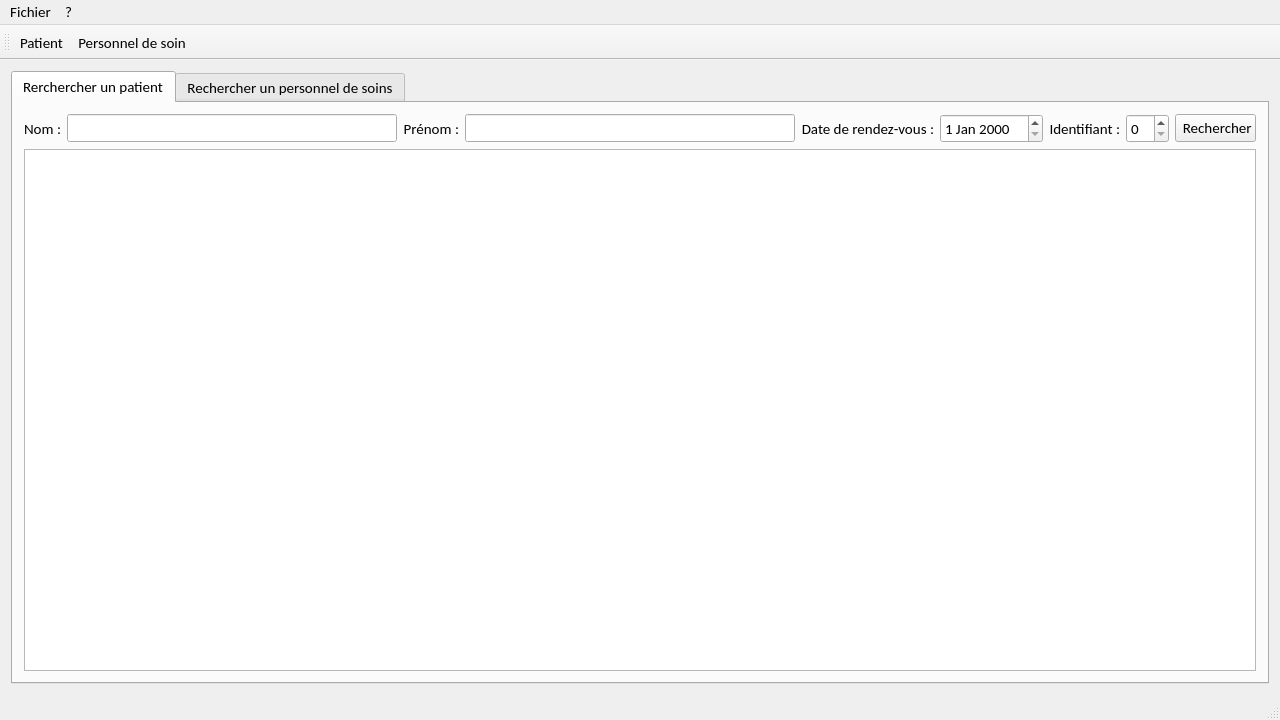
<?xml version="1.0" encoding="UTF-8"?>
<ui version="4.0">
 <class>MainWindow</class>
 <widget class="QMainWindow" name="MainWindow">
  <property name="geometry">
   <rect>
    <x>0</x>
    <y>0</y>
    <width>1280</width>
    <height>720</height>
   </rect>
  </property>
  <property name="font">
   <font>
    <family>Calibri</family>
    <pointsize>11</pointsize>
   </font>
  </property>
  <property name="windowTitle">
   <string>Fenêtre principale</string>
  </property>
  <property name="windowIcon">
   <iconset resource="ressources.qrc">
    <normaloff>:/icon/resources/polytechIcon_400x400.png</normaloff>:/icon/resources/polytechIcon_400x400.png</iconset>
  </property>
  <widget class="QWidget" name="centralWidget">
   <layout class="QGridLayout" name="gridLayout">
    <item row="0" column="0">
     <widget class="QTabWidget" name="tabWidget">
      <property name="currentIndex">
       <number>0</number>
      </property>
      <widget class="QWidget" name="searchPatient">
       <attribute name="title">
        <string>Rerchercher un patient</string>
       </attribute>
       <layout class="QGridLayout" name="gridLayout_2">
        <item row="0" column="7">
         <widget class="QSpinBox" name="spinBoxIdSearch"/>
        </item>
        <item row="0" column="2">
         <widget class="QLabel" name="label_2">
          <property name="sizePolicy">
           <sizepolicy hsizetype="Minimum" vsizetype="Preferred">
            <horstretch>0</horstretch>
            <verstretch>0</verstretch>
           </sizepolicy>
          </property>
          <property name="text">
           <string>Prénom :</string>
          </property>
          <property name="alignment">
           <set>Qt::AlignRight|Qt::AlignTrailing|Qt::AlignVCenter</set>
          </property>
         </widget>
        </item>
        <item row="0" column="6">
         <widget class="QLabel" name="label_3">
          <property name="sizePolicy">
           <sizepolicy hsizetype="Minimum" vsizetype="Preferred">
            <horstretch>0</horstretch>
            <verstretch>0</verstretch>
           </sizepolicy>
          </property>
          <property name="text">
           <string>Identifiant :</string>
          </property>
          <property name="alignment">
           <set>Qt::AlignRight|Qt::AlignTrailing|Qt::AlignVCenter</set>
          </property>
         </widget>
        </item>
        <item row="0" column="8">
         <widget class="QPushButton" name="pushButtonSearchPatient">
          <property name="text">
           <string> Rechercher</string>
          </property>
          <property name="icon">
           <iconset resource="ressources.qrc">
            <normaloff>:/icon/resources/searchIcon.png</normaloff>:/icon/resources/searchIcon.png</iconset>
          </property>
         </widget>
        </item>
        <item row="1" column="0" colspan="9">
         <widget class="QTableView" name="tableView"/>
        </item>
        <item row="0" column="3">
         <widget class="QLineEdit" name="lineEditFirstnameSearch"/>
        </item>
        <item row="0" column="0">
         <widget class="QLabel" name="label">
          <property name="sizePolicy">
           <sizepolicy hsizetype="Minimum" vsizetype="Preferred">
            <horstretch>0</horstretch>
            <verstretch>0</verstretch>
           </sizepolicy>
          </property>
          <property name="text">
           <string>Nom :</string>
          </property>
          <property name="alignment">
           <set>Qt::AlignRight|Qt::AlignTrailing|Qt::AlignVCenter</set>
          </property>
         </widget>
        </item>
        <item row="0" column="5">
         <widget class="QDateEdit" name="dateEditSearch"/>
        </item>
        <item row="0" column="1">
         <widget class="QLineEdit" name="lineEditNameSearch"/>
        </item>
        <item row="0" column="4">
         <widget class="QLabel" name="label_4">
          <property name="sizePolicy">
           <sizepolicy hsizetype="Minimum" vsizetype="Preferred">
            <horstretch>0</horstretch>
            <verstretch>0</verstretch>
           </sizepolicy>
          </property>
          <property name="text">
           <string>Date de rendez-vous :</string>
          </property>
          <property name="alignment">
           <set>Qt::AlignRight|Qt::AlignTrailing|Qt::AlignVCenter</set>
          </property>
         </widget>
        </item>
       </layout>
      </widget>
      <widget class="QWidget" name="searchPersonnel">
       <attribute name="title">
        <string>Rechercher un personnel de soins</string>
       </attribute>
      </widget>
     </widget>
    </item>
   </layout>
  </widget>
  <widget class="QMenuBar" name="menuBar">
   <property name="geometry">
    <rect>
     <x>0</x>
     <y>0</y>
     <width>1280</width>
     <height>23</height>
    </rect>
   </property>
   <widget class="QMenu" name="menuFichier">
    <property name="title">
     <string>Fichier</string>
    </property>
    <widget class="QMenu" name="menuAjouter">
     <property name="title">
      <string>Ajouter</string>
     </property>
     <addaction name="actionPatient"/>
     <addaction name="actionPersonnel_de_soin"/>
    </widget>
    <addaction name="menuAjouter"/>
    <addaction name="separator"/>
    <addaction name="actionQuitter"/>
   </widget>
   <widget class="QMenu" name="menu">
    <property name="title">
     <string>?</string>
    </property>
    <addaction name="action_propos"/>
   </widget>
   <addaction name="menuFichier"/>
   <addaction name="menu"/>
  </widget>
  <widget class="QToolBar" name="mainToolBar">
   <attribute name="toolBarArea">
    <enum>TopToolBarArea</enum>
   </attribute>
   <attribute name="toolBarBreak">
    <bool>false</bool>
   </attribute>
   <addaction name="actionPatient"/>
   <addaction name="actionPersonnel_de_soin"/>
  </widget>
  <widget class="QStatusBar" name="statusBar"/>
  <action name="actionPatient">
   <property name="icon">
    <iconset resource="ressources.qrc">
     <normaloff>:/icon/resources/addPatientIcon.png</normaloff>:/icon/resources/addPatientIcon.png</iconset>
   </property>
   <property name="text">
    <string>Patient</string>
   </property>
  </action>
  <action name="actionPersonnel_de_soin">
   <property name="icon">
    <iconset resource="ressources.qrc">
     <normaloff>:/icon/resources/addDoctorIcon.png</normaloff>:/icon/resources/addDoctorIcon.png</iconset>
   </property>
   <property name="text">
    <string>Personnel de soin</string>
   </property>
  </action>
  <action name="actionQuitter">
   <property name="text">
    <string>Quitter</string>
   </property>
  </action>
  <action name="action_propos">
   <property name="text">
    <string>À propos</string>
   </property>
  </action>
 </widget>
 <layoutdefault spacing="6" margin="11"/>
 <resources>
  <include location="ressources.qrc"/>
 </resources>
 <connections/>
</ui>
